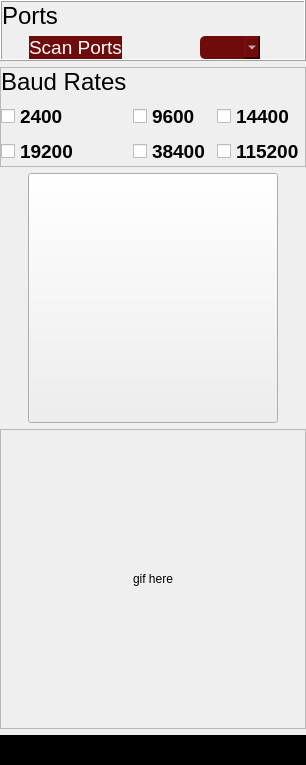
         <widget class="QWidget" name="scanPage">
          <layout class="QVBoxLayout" name="verticalLayout_2">
           <property name="leftMargin">
            <number>0</number>
           </property>
           <property name="topMargin">
            <number>0</number>
           </property>
           <property name="rightMargin">
            <number>0</number>
           </property>
           <property name="bottomMargin">
            <number>0</number>
           </property>
           <item>
            <widget class="QFrame" name="scan_ports_frame">
             <property name="maximumSize">
              <size>
               <width>16777215</width>
               <height>16777215</height>
              </size>
             </property>
             <property name="frameShape">
              <enum>QFrame::Box</enum>
             </property>
             <property name="frameShadow">
              <enum>QFrame::Raised</enum>
             </property>
             <layout class="QGridLayout" name="gridLayout">
              <property name="leftMargin">
               <number>0</number>
              </property>
              <property name="topMargin">
               <number>0</number>
              </property>
              <property name="rightMargin">
               <number>0</number>
              </property>
              <property name="bottomMargin">
               <number>0</number>
              </property>
              <item row="1" column="0" alignment="Qt::AlignHCenter">
               <widget class="QFrame" name="scan_scanports_frame">
                <property name="frameShape">
                 <enum>QFrame::NoFrame</enum>
                </property>
                <property name="frameShadow">
                 <enum>QFrame::Raised</enum>
                </property>
                <layout class="QHBoxLayout" name="horizontalLayout_4">
                 <property name="leftMargin">
                  <number>0</number>
                 </property>
                 <property name="topMargin">
                  <number>0</number>
                 </property>
                 <property name="rightMargin">
                  <number>0</number>
                 </property>
                 <property name="bottomMargin">
                  <number>0</number>
                 </property>
                 <item>
                  <widget class="QPushButton" name="scan_ports_button">
                   <property name="sizePolicy">
                    <sizepolicy hsizetype="Preferred" vsizetype="Preferred">
                     <horstretch>0</horstretch>
                     <verstretch>0</verstretch>
                    </sizepolicy>
                   </property>
                   <property name="font">
                    <font>
                     <pointsize>14</pointsize>
                    </font>
                   </property>
                   <property name="cursor">
                    <cursorShape>PointingHandCursor</cursorShape>
                   </property>
                   <property name="styleSheet">
                    <string notr="true">QPushButton {
color: white;
background-color: rgb(111, 11, 11);
border-radius: 15px;
}
QPushButton:hover {
background-color: rgb(26, 95, 180);
}
QPushButton:pressed {
background-color: rgb(98, 160, 234);
}</string>
                   </property>
                   <property name="text">
                    <string>Scan Ports</string>
                   </property>
                   <property name="icon">
                    <iconset resource="images/images.qrc">
                     <normaloff>:/images/scanning-device.png</normaloff>:/images/scanning-device.png</iconset>
                   </property>
                   <property name="iconSize">
                    <size>
                     <width>40</width>
                     <height>40</height>
                    </size>
                   </property>
                  </widget>
                 </item>
                </layout>
               </widget>
              </item>
              <item row="0" column="0" alignment="Qt::AlignLeft|Qt::AlignVCenter">
               <widget class="QLabel" name="scan_ports_label">
                <property name="font">
                 <font>
                  <family>Ubuntu</family>
                  <pointsize>18</pointsize>
                 </font>
                </property>
                <property name="styleSheet">
                 <string notr="true">color: black;</string>
                </property>
                <property name="text">
                 <string>Ports</string>
                </property>
               </widget>
              </item>
              <item row="1" column="1" alignment="Qt::AlignHCenter">
               <widget class="QFrame" name="scan_usb_frame">
                <property name="frameShape">
                 <enum>QFrame::NoFrame</enum>
                </property>
                <property name="frameShadow">
                 <enum>QFrame::Raised</enum>
                </property>
                <layout class="QHBoxLayout" name="horizontalLayout_5">
                 <property name="leftMargin">
                  <number>0</number>
                 </property>
                 <property name="topMargin">
                  <number>0</number>
                 </property>
                 <property name="rightMargin">
                  <number>0</number>
                 </property>
                 <property name="bottomMargin">
                  <number>0</number>
                 </property>
                 <item>
                  <widget class="QComboBox" name="scan_ports_comboBox">
                   <property name="sizePolicy">
                    <sizepolicy hsizetype="Preferred" vsizetype="Preferred">
                     <horstretch>0</horstretch>
                     <verstretch>0</verstretch>
                    </sizepolicy>
                   </property>
                   <property name="cursor">
                    <cursorShape>PointingHandCursor</cursorShape>
                   </property>
                   <property name="styleSheet">
                    <string notr="true">QComboBox {
color: white;
background-color: rgb(111, 11, 11);
border-radius: 5px;
}
QComboBox:hover {
background-color: rgb(28, 113, 216);
}
QComboBox:pressed {
background-color: rgb(28, 113, 216);
}</string>
                   </property>
                   <property name="currentText">
                    <string/>
                   </property>
                  </widget>
                 </item>
                </layout>
               </widget>
              </item>
             </layout>
            </widget>
           </item>
           <item>
            <widget class="QFrame" name="scan_baud_rate_Frame">
             <property name="maximumSize">
              <size>
               <width>16777215</width>
               <height>16777215</height>
              </size>
             </property>
             <property name="frameShape">
              <enum>QFrame::StyledPanel</enum>
             </property>
             <property name="frameShadow">
              <enum>QFrame::Raised</enum>
             </property>
             <layout class="QGridLayout" name="gridLayout_2">
              <property name="leftMargin">
               <number>0</number>
              </property>
              <property name="topMargin">
               <number>0</number>
              </property>
              <property name="rightMargin">
               <number>0</number>
              </property>
              <property name="bottomMargin">
               <number>0</number>
              </property>
              <item row="1" column="2" rowspan="2">
               <widget class="QCheckBox" name="scan_checkBox_3">
                <property name="font">
                 <font>
                  <pointsize>14</pointsize>
                  <weight>75</weight>
                  <bold>true</bold>
                 </font>
                </property>
                <property name="text">
                 <string>14400</string>
                </property>
               </widget>
              </item>
              <item row="3" column="1">
               <widget class="QCheckBox" name="scan_checkBox_5">
                <property name="font">
                 <font>
                  <pointsize>14</pointsize>
                  <weight>75</weight>
                  <bold>true</bold>
                 </font>
                </property>
                <property name="text">
                 <string>38400</string>
                </property>
               </widget>
              </item>
              <item row="3" column="0">
               <widget class="QCheckBox" name="scan_checkBox_4">
                <property name="font">
                 <font>
                  <pointsize>14</pointsize>
                  <weight>75</weight>
                  <bold>true</bold>
                 </font>
                </property>
                <property name="text">
                 <string>19200</string>
                </property>
               </widget>
              </item>
              <item row="0" column="0" alignment="Qt::AlignLeft|Qt::AlignVCenter">
               <widget class="QLabel" name="scan_baudrate_label">
                <property name="font">
                 <font>
                  <family>Ubuntu</family>
                  <pointsize>18</pointsize>
                  <italic>false</italic>
                 </font>
                </property>
                <property name="styleSheet">
                 <string notr="true">color: black;</string>
                </property>
                <property name="text">
                 <string>Baud Rates</string>
                </property>
               </widget>
              </item>
              <item row="1" column="0" rowspan="2">
               <widget class="QCheckBox" name="scan_checkBox_1">
                <property name="minimumSize">
                 <size>
                  <width>0</width>
                  <height>0</height>
                 </size>
                </property>
                <property name="font">
                 <font>
                  <pointsize>14</pointsize>
                  <weight>75</weight>
                  <bold>true</bold>
                 </font>
                </property>
                <property name="text">
                 <string>2400</string>
                </property>
                <property name="iconSize">
                 <size>
                  <width>16</width>
                  <height>16</height>
                 </size>
                </property>
               </widget>
              </item>
              <item row="3" column="2">
               <widget class="QCheckBox" name="scan_checkBox_6">
                <property name="minimumSize">
                 <size>
                  <width>0</width>
                  <height>0</height>
                 </size>
                </property>
                <property name="font">
                 <font>
                  <pointsize>14</pointsize>
                  <weight>75</weight>
                  <bold>true</bold>
                 </font>
                </property>
                <property name="text">
                 <string>115200</string>
                </property>
               </widget>
              </item>
              <item row="1" column="1" rowspan="2">
               <widget class="QCheckBox" name="scan_checkBox_2">
                <property name="font">
                 <font>
                  <pointsize>14</pointsize>
                  <weight>75</weight>
                  <bold>true</bold>
                 </font>
                </property>
                <property name="text">
                 <string>9600</string>
                </property>
               </widget>
              </item>
             </layout>
            </widget>
           </item>
           <item alignment="Qt::AlignHCenter">
            <widget class="QPushButton" name="scan_button">
             <property name="minimumSize">
              <size>
               <width>250</width>
               <height>250</height>
              </size>
             </property>
             <property name="maximumSize">
              <size>
               <width>16777215</width>
               <height>16777215</height>
              </size>
             </property>
             <property name="cursor">
              <cursorShape>PointingHandCursor</cursorShape>
             </property>
             <property name="layoutDirection">
              <enum>Qt::LeftToRight</enum>
             </property>
             <property name="styleSheet">
              <string notr="true">QPushButton {
border-image: url(:/images/Scan.png)
 }
QPushButton:pressed {
border-image: url(:/images/ScanClicked.png)
}   </string>
             </property>
             <property name="text">
              <string/>
             </property>
            </widget>
           </item>
           <item>
            <widget class="QFrame" name="scan_gif_frame">
             <property name="minimumSize">
              <size>
               <width>0</width>
               <height>300</height>
              </size>
             </property>
             <property name="layoutDirection">
              <enum>Qt::LeftToRight</enum>
             </property>
             <property name="autoFillBackground">
              <bool>false</bool>
             </property>
             <property name="frameShape">
              <enum>QFrame::StyledPanel</enum>
             </property>
             <property name="frameShadow">
              <enum>QFrame::Raised</enum>
             </property>
             <layout class="QHBoxLayout" name="horizontalLayout_3">
              <property name="sizeConstraint">
               <enum>QLayout::SetDefaultConstraint</enum>
              </property>
              <property name="leftMargin">
               <number>0</number>
              </property>
              <property name="topMargin">
               <number>0</number>
              </property>
              <property name="rightMargin">
               <number>0</number>
              </property>
              <property name="bottomMargin">
               <number>0</number>
              </property>
              <item alignment="Qt::AlignHCenter|Qt::AlignVCenter">
               <widget class="QLabel" name="scan_gif_label">
                <property name="text">
                 <string>gif here</string>
                </property>
               </widget>
              </item>
             </layout>
            </widget>
           </item>
           <item>
            <widget class="QFrame" name="scan_bottom_frame">
             <property name="minimumSize">
              <size>
               <width>0</width>
               <height>30</height>
              </size>
             </property>
             <property name="maximumSize">
              <size>
               <width>16777215</width>
               <height>30</height>
              </size>
             </property>
             <property name="styleSheet">
              <string notr="true">background-color: black;</string>
             </property>
             <property name="frameShape">
              <enum>QFrame::StyledPanel</enum>
             </property>
             <property name="frameShadow">
              <enum>QFrame::Raised</enum>
             </property>
             <layout class="QHBoxLayout" name="horizontalLayout_6">
              <property name="leftMargin">
               <number>0</number>
              </property>
              <property name="topMargin">
               <number>0</number>
              </property>
              <property name="rightMargin">
               <number>0</number>
              </property>
              <property name="bottomMargin">
               <number>0</number>
              </property>
              <item alignment="Qt::AlignRight|Qt::AlignBottom">
               <widget class="QLabel" name="scan_resize_label">
                <property name="minimumSize">
                 <size>
                  <width>15</width>
                  <height>15</height>
                 </size>
                </property>
                <property name="maximumSize">
                 <size>
                  <width>15</width>
                  <height>15</height>
                 </size>
                </property>
                <property name="text">
                 <string/>
                </property>
                <property name="pixmap">
                 <pixmap resource="images/images.qrc">:/images/resize_window.png</pixmap>
                </property>
                <property name="scaledContents">
                 <bool>true</bool>
                </property>
               </widget>
              </item>
             </layout>
            </widget>
           </item>
          </layout>
         </widget>
